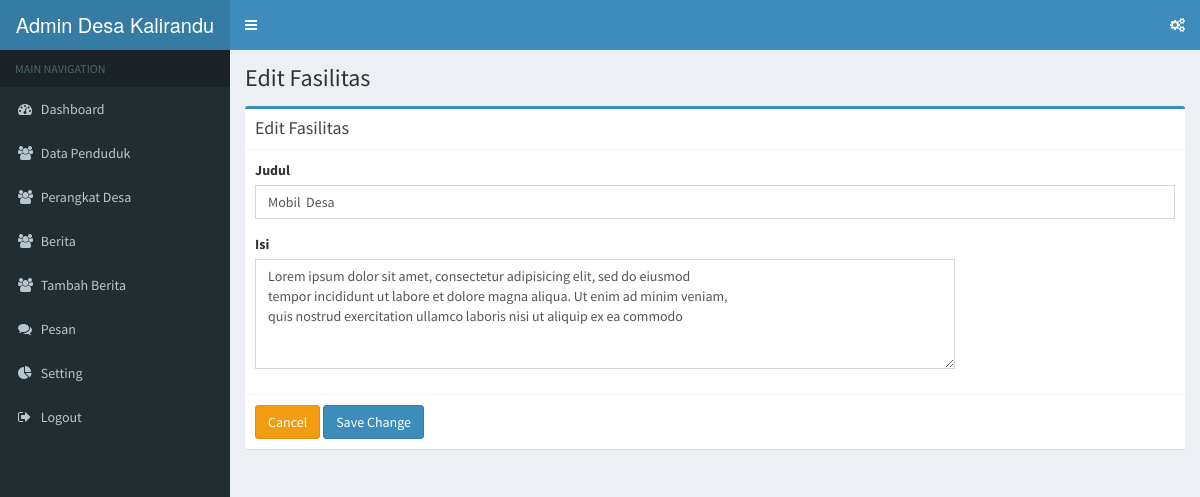
Page /admin/identitas/editFasilitas/2 on the committed database.
### tables this page shows
CREATE TABLE `fasilitas` (
  `id_fasilitas` int(11) NOT NULL,
  `judul` varchar(50) NOT NULL,
  `isi` varchar(300) NOT NULL,
  `gambar` varchar(100) NOT NULL
);

### application/controllers/admin/Identitas.php (called while the page is built, shortened)
<?php
class Identitas extends CI_Controller {
	public function editFasilitas($id)
	{
		$data['title'] = 'Edit Fasilitas';
		$where = array('id_fasilitas' => $id);
		$data['fasilitas'] = $this->db->get_where('fasilitas', $where)->result();
		$this->load->view('template_admin/header', $data);
		$this->load->view('template_admin/sidebar');
		$this->load->view('template_admin/topbar');
		$this->load->view('admin/formEditFasilitas', $data);
		$this->load->view('template_admin/footer');
	}
}

### index.php (called while the page is built, shortened)
<?php
require_once BASEPATH.'core/CodeIgniter.php';

### application/views/admin/formEditFasilitas.php (the view, shortened to what this page needs)
<div class="content-wrapper">
  <section class="content-header">
    <h1>
      <?php echo $title; ?>
    </h1>
  </section>
  <section class="content">
    <div class="row">
      <div class="col-md-12">
        <div class="box box-primary">
          <div class="box-header with-border">
            <h3 class="box-title">Edit Fasilitas</h3>
          </div>
          <?php foreach($fasilitas as $row) : ?>
          <form role="form" action="<?php echo base_url('admin/identitas/aksiFasilitas'); ?>" method="post">
            <div class="box-body">
              <div class="form-group">
                <label for="about">Judul</label>
                <input type="text" name="judul" class="form-control" value="<?php echo $row->judul; ?>">
              </div>
              <div class="form-group">
                <label for="misi">Isi</label>
                <textarea style="width: 700px; height: 110px;" name="isi" class="form-control"><?php echo $row->isi; ?></textarea>
              </div>
            </div>
            <div class="box-footer">
              <a href="<?php echo base_url('admin/identitas'); ?>" class="btn btn-warning">Cancel</a>
              <button type="submit" class="btn btn-primary">Save Change</button>
            </div>
          </form>
          <?php endforeach; ?>
        </div>
      </div>
    </div>
  </section>
</div>

### rows in the picture
fasilitas: judul "Mobil Desa", isi "Lorem ipsum dolor sit amet, consectetur adipisicing elit, sed do eiusmod tempor incididunt ut labore et dolore magna aliqua. Ut enim ad minim veniam, quis nostrud exercitation ullamco laboris nisi ut aliquip ex ea commodo"

### other values in the picture
$title "Edit Fasilitas"
